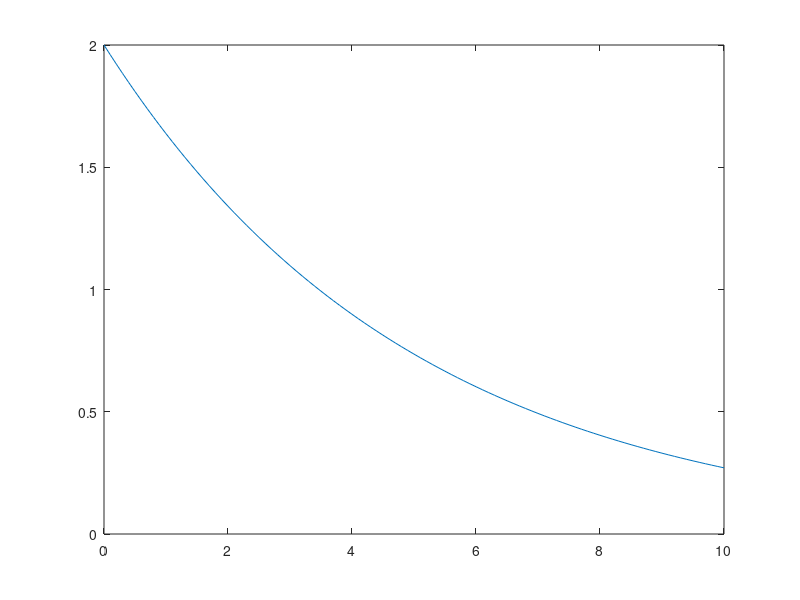

Recreate this plot in MATLAB.
% Exercises
% 1.1: y(x) = 2 * exp(-0.2 * x)

x = 0:0.1:10;
y = 2 * exp(-0.2 * x);
plot(x, y);

clear all;

% 1.4: u = 1 and v = 3
u = 1;
v = 3;

4 * u / (3 * v)

(2 * v ^ (-2)) / ( u + v) ^ 2

(v ^ 3) / ((v ^ 3) - (u ^ 3))

4 * pi * v * v / 3